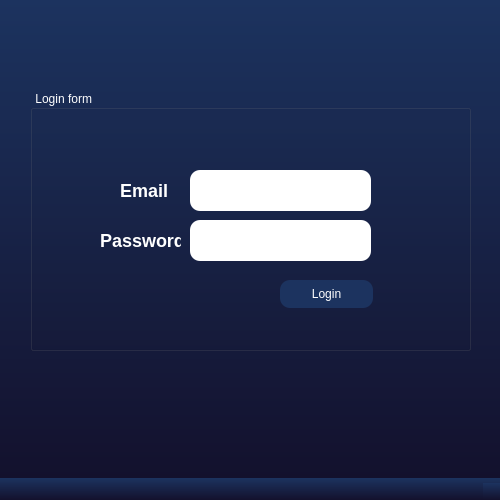
<?xml version="1.0" encoding="UTF-8"?>
<ui version="4.0">
 <class>MainWindow</class>
 <widget class="QMainWindow" name="MainWindow">
  <property name="geometry">
   <rect>
    <x>0</x>
    <y>0</y>
    <width>500</width>
    <height>500</height>
   </rect>
  </property>
  <property name="maximumSize">
   <size>
    <width>500</width>
    <height>500</height>
   </size>
  </property>
  <property name="windowTitle">
   <string>MainWindow</string>
  </property>
  <property name="styleSheet">
   <string notr="true">background: qlineargradient(x1:0, y1:0, x2:0, y2:1, stop:0 #1c335f, stop:1 #13112d);
color:white;</string>
  </property>
  <widget class="QWidget" name="centralwidget">
   <widget class="QGroupBox" name="groupBox">
    <property name="geometry">
     <rect>
      <x>30</x>
      <y>90</y>
      <width>441</width>
      <height>261</height>
     </rect>
    </property>
    <property name="styleSheet">
     <string notr="true">background-color: transparent;</string>
    </property>
    <property name="title">
     <string> Login form</string>
    </property>
    <widget class="QPushButton" name="pushButton_19">
     <property name="geometry">
      <rect>
       <x>250</x>
       <y>190</y>
       <width>93</width>
       <height>28</height>
      </rect>
     </property>
     <property name="cursor">
      <cursorShape>PointingHandCursor</cursorShape>
     </property>
     <property name="mouseTracking">
      <bool>false</bool>
     </property>
     <property name="styleSheet">
      <string notr="true">    background-color: #1c335f;
    border-radius: 10px;
    color: white;
</string>
     </property>
     <property name="text">
      <string>Login</string>
     </property>
    </widget>
    <widget class="QLineEdit" name="username_10">
     <property name="geometry">
      <rect>
       <x>160</x>
       <y>80</y>
       <width>181</width>
       <height>41</height>
      </rect>
     </property>
     <property name="styleSheet">
      <string notr="true">    border-radius: 10px;
background:white;
color:black;
text-align:center;</string>
     </property>
    </widget>
    <widget class="QLabel" name="label_19">
     <property name="geometry">
      <rect>
       <x>70</x>
       <y>80</y>
       <width>81</width>
       <height>41</height>
      </rect>
     </property>
     <property name="styleSheet">
      <string notr="true">font-size: 18px;
font-weight: bold;
color:white;</string>
     </property>
     <property name="text">
      <string>    Email</string>
     </property>
    </widget>
    <widget class="QLineEdit" name="password_10">
     <property name="geometry">
      <rect>
       <x>160</x>
       <y>130</y>
       <width>181</width>
       <height>41</height>
      </rect>
     </property>
     <property name="cursor">
      <cursorShape>PointingHandCursor</cursorShape>
     </property>
     <property name="styleSheet">
      <string notr="true">    border-radius: 10px;
background:white;
color:black;
text-align:center;</string>
     </property>
     <property name="text">
      <string/>
     </property>
     <property name="echoMode">
      <enum>QLineEdit::Password</enum>
     </property>
    </widget>
    <widget class="QLabel" name="label_20">
     <property name="geometry">
      <rect>
       <x>70</x>
       <y>130</y>
       <width>81</width>
       <height>41</height>
      </rect>
     </property>
     <property name="styleSheet">
      <string notr="true">font-size: 18px;
font-weight: bold;
color:white;</string>
     </property>
     <property name="text">
      <string>Password</string>
     </property>
    </widget>
   </widget>
  </widget>
  <widget class="QStatusBar" name="statusbar"/>
 </widget>
 <resources/>
 <connections/>
</ui>
